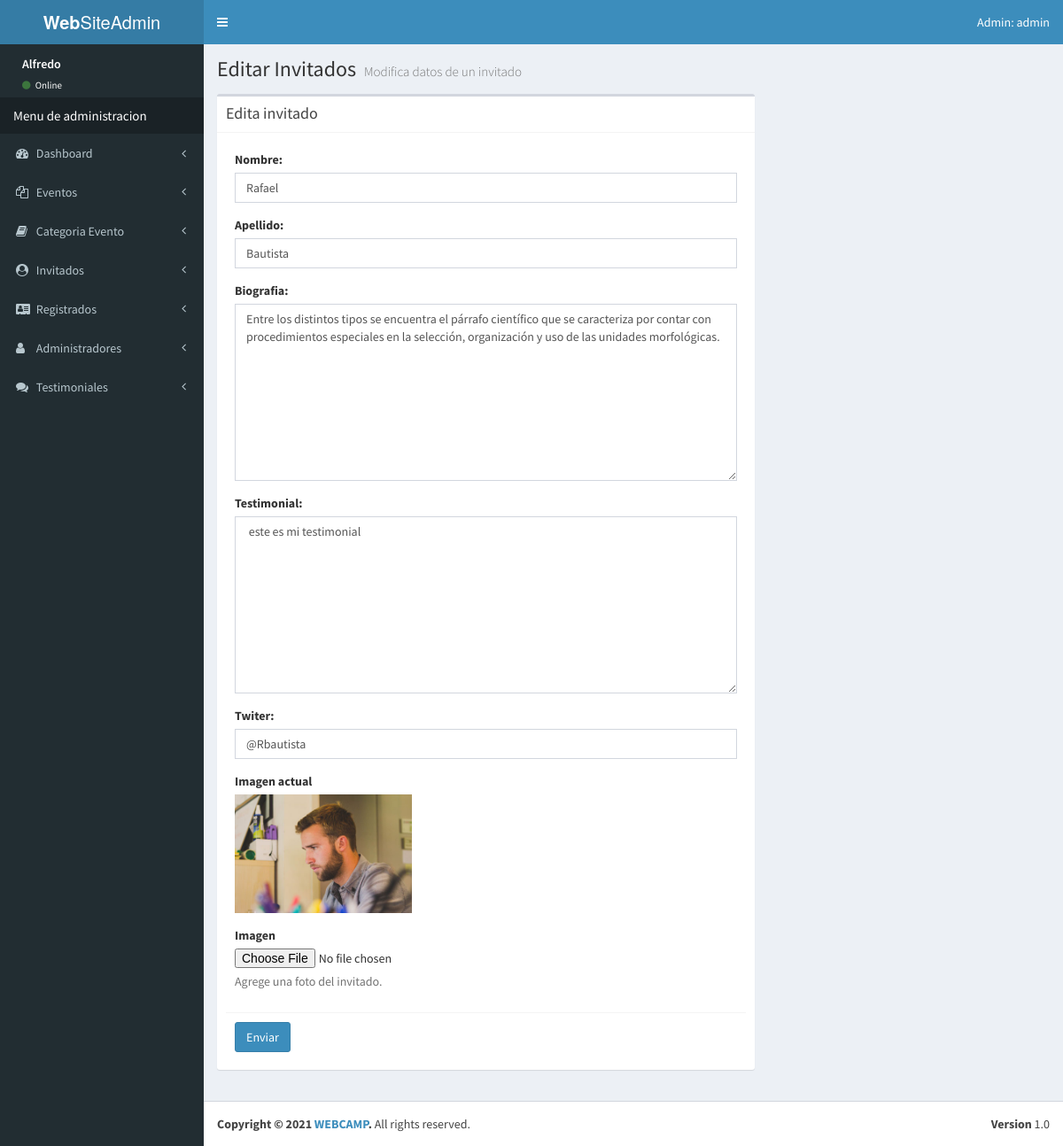
Page /admin/editar-invitado.php?id=1 (signed in) on the committed database.
### tables this page shows
create table invitados(invitado_id int(11) not null auto_increment, nombre_invitado varchar(30) not null, apellido_invitado varchar(30) not null, 
descripcion text not null, url_imagen varchar(50) not null, testimonial text not null, twiter varchar(20) not null,
editado datetime not null, primary key(invitado_id));

### admin/editar-invitado.php (the view, shortened to what this page needs)
<?php
include_once 'funciones/funciones.php';
$id = $_GET['id'];
include_once 'templates/header.php';
 include_once 'templates/barra.php';
 include_once 'templates/navegacion.php';
?>
<div class="content-wrapper">
    <section class="content-header">
        <h1>
            Editar Invitados
            <small>Modifica datos de un invitado</small>
        </h1>
    </section>
    <div class="row">
        <div class="col-md-8">
            <section class="content">
                <div class="box">
                    <div class="box-header with-border">
                        <h3 class="box-title">Edita invitado</h3>
                    </div>
                    <div class="box-body">
                        <?php
                             $sql = " SELECT * FROM invitados WHERE invitado_id = $id ";
                             $resultado = $conn->query($sql);
                             $invitado = $resultado->fetch_assoc();
                        ?>
                        <form role="form" name="guardar-registro" id="guardar-registro-archivo" method="post"
                            action="modelo-invitados.php" enctype="multipart/form-data">
                            <div class="box-body">
                                <div class="form-group">
                                    <label for="nombre_invitado">Nombre:</label>
                                    <input type="text" class="form-control" id="nombre_invitado"
                                        name="nombre_invitado" placeholder="Nombre del invitado"
                                        value="<?php echo $invitado['nombre_invitado']; ?>">
                                </div>
                                <div class="form-group">
                                    <label for="apellido_invitado">Apellido:</label>
                                    <input type="text" class="form-control" id="apellido_invitado"
                                        name="apellido_invitado" placeholder="Apellido del invitado"
                                        value="<?php echo $invitado['apellido_invitado']; ?>">
                                </div>
                                <div class="form-group">
                                    <label for="biografia_invitado">Biografia:</label>
                                    <textarea class="form-control" name="biografia_invitado" id="biografia_invitado"
                                    cols="8" placeholder="Biografia" style="height:200px;"><?php echo $invitado['descripcion']; ?></textarea>
                                </div>
                                <div class="form-group">
                                    <label for="testimonial_invitado">Testimonial:</label>
                                    <textarea class="form-control" style="height:200px;" name="testimonial_invitado" id="testimonial_invitado" cols="8" placeholder="Testimonial"> <?php echo $invitado['testimonial']; ?> </textarea>
                                </div>
                                <div class="form-group">
                                    <label for="twiter_invitado">Twiter:</label>
                                    <input type="text" class="form-control" name="twiter_invitado" id="twiter_invitado" cols="8" placeholder="Twiter" value="<?php echo $invitado['twiter']; ?>">
                                </div>
                                <div class="form-group">
                                    <label for="imagen_actual">Imagen actual</label>
                                    <br>
                                    <img src="../img/invitados/<?php echo $invitado['url_imagen']; ?>" width="200">
                                </div>
                                <div class="form-group">
                                    <label for="imagen_invitado">Imagen</label>
                                    <input type="file" id="imagen_invitado" name="archivo_imagen">
                                    <p class="help-block">Agrege una foto del invitado.</p>
                                </div>
                            </div>
                            <div class="box-footer">
                                <button type="submit" class="btn btn-primary" id="crear_registro">Enviar</button>
                            </div>
                        </form>
                    </div>
                </div>
            </section>
        </div>
    </div>
</div>
<?php
include_once 'templates/footer.php';
 ?>

### rows in the picture
invitados: nombre_invitado "Rafael", apellido_invitado "Bautista", biografia_invitado "Entre los distintos tipos se encuentra el párrafo científico que se caracteriza por contar con procedimientos especiales en la selección, organización y uso de las unidades morfológicas.", testimonial_invitado "este es mi testimonial", twiter_invitado "@Rbautista", url_imagen (picture)

### other values in the picture
$_SESSION['usuario'] "admin"
$_SESSION['nombre'] "Alfredo"
